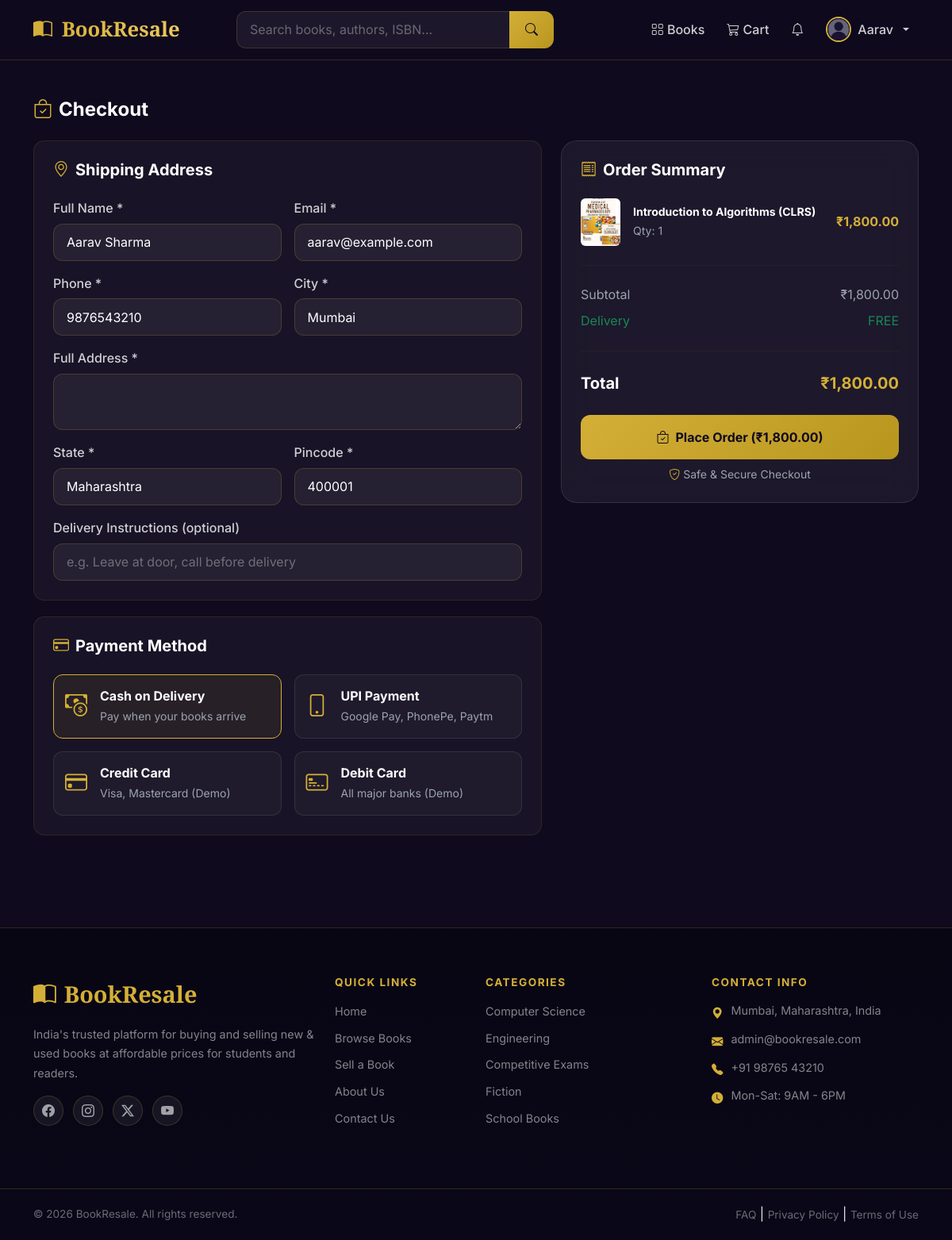
The app's page /pages/checkout.php?buy_now=2 (signed in) with its own data.
### tables this page shows
CREATE TABLE `users` (
  `id`            INT UNSIGNED AUTO_INCREMENT PRIMARY KEY,
  `name`          VARCHAR(100) NOT NULL,
  `email`         VARCHAR(150) NOT NULL UNIQUE,
  `password`      VARCHAR(255) NOT NULL,
  `phone`         VARCHAR(20) DEFAULT NULL,
  `address`       TEXT DEFAULT NULL,
  `city`          VARCHAR(100) DEFAULT NULL,
  `state`         VARCHAR(100) DEFAULT NULL,
  `pincode`       VARCHAR(10) DEFAULT NULL,
  `profile_photo` VARCHAR(255) DEFAULT 'default_user.png',
  `is_blocked`    TINYINT(1) DEFAULT 0,
  `reset_token`   VARCHAR(100) DEFAULT NULL,
  `reset_expires` DATETIME DEFAULT NULL,
  `created_at`    TIMESTAMP DEFAULT CURRENT_TIMESTAMP,
  `updated_at`    TIMESTAMP DEFAULT CURRENT_TIMESTAMP ON UPDATE CURRENT_TIMESTAMP
);

CREATE TABLE `books` (
  `id`               INT UNSIGNED AUTO_INCREMENT PRIMARY KEY,
  `seller_id`        INT UNSIGNED NOT NULL,
  `category_id`      INT UNSIGNED NOT NULL,
  `title`            VARCHAR(300) NOT NULL,
  `author`           VARCHAR(200) NOT NULL,
  `isbn`             VARCHAR(20) DEFAULT NULL,
  `publisher`        VARCHAR(200) DEFAULT NULL,
  `edition`          VARCHAR(50) DEFAULT NULL,
  `language`         VARCHAR(50) DEFAULT 'English',
  `pages`            SMALLINT UNSIGNED DEFAULT NULL,
  `condition_type`   ENUM('New','Like New','Good','Acceptable','Old') DEFAULT 'Good',
  `description`      TEXT DEFAULT NULL,
  `original_price`   DECIMAL(10,2) DEFAULT 0.00,
  `selling_price`    DECIMAL(10,2) NOT NULL,
  `is_negotiable`    TINYINT(1) DEFAULT 0,
  `quantity`         SMALLINT UNSIGNED DEFAULT 1,
  `views`            INT UNSIGNED DEFAULT 0,
  `status`           ENUM('pending','approved','rejected','sold') DEFAULT 'pending',
  `rejection_reason` TEXT DEFAULT NULL,
  `created_at`       TIMESTAMP DEFAULT CURRENT_TIMESTAMP,
  `updated_at`       TIMESTAMP DEFAULT CURRENT_TIMESTAMP ON UPDATE CURRENT_TIMESTAMP,
  FOREIGN KEY (`seller_id`)   REFERENCES `users`(`id`)       ON DELETE CASCADE,
  FOREIGN KEY (`category_id`) REFERENCES `categories`(`id`)  ON DELETE RESTRICT,
  INDEX idx_status (`status`),
  INDEX idx_category (`category_id`),
  INDEX idx_seller (`seller_id`)
);

### includes/auth.php (called while the page is built, shortened)
<?php
function isLoggedIn(): bool {
    return isset($_SESSION['user_id']) && isset($_SESSION['user_role']);
}
function getCurrentUser(mysqli $conn): ?array {
    $id = (int)$_SESSION['user_id'];
    $stmt = $conn->prepare("SELECT * FROM users WHERE id=? AND is_blocked=0");
    $stmt->bind_param('i', $id);
    $stmt->execute();
    return $stmt->get_result()->fetch_assoc();
}

### includes/functions.php (called while the page is built, shortened)
<?php
function sanitize(string $data): string {
    return htmlspecialchars(trim($data), ENT_QUOTES, 'UTF-8');
}
function formatPrice(float $amount): string {
    return CURRENCY . number_format($amount, 2);
}
function getBookImageUrl(?string $imageName): string {
    if (strpos($imageName, 'books/') === 0 || strpos($imageName, 'profiles/') === 0) {
        return UPLOAD_URL . $imageName;
    }
    return UPLOAD_URL . 'books/' . ltrim($imageName, '/');
}

### pages/checkout.php (the view, shortened to what this page needs)
<?php
require_once __DIR__ . '/../includes/functions.php';
require_once __DIR__ . '/../includes/auth.php';
$user = getCurrentUser($conn);
$buyNowId = (int)($_GET['buy_now'] ?? 0);
$cartItems = [];
if ($buyNowId) {
    $bStmt = $conn->prepare("SELECT b.*,(SELECT image_name FROM book_images WHERE book_id=b.id LIMIT 1) as img FROM books b WHERE b.id=? AND b.status='approved' AND b.quantity>0");
    $bStmt->bind_param('i',$buyNowId); $bStmt->execute();
    $bk = $bStmt->get_result()->fetch_assoc();
    if ($bk) $cartItems = [['id'=>0,'book_id'=>$bk['id'],'title'=>$bk['title'],'author'=>$bk['author'],'selling_price'=>$bk['selling_price'],'quantity'=>1,'img'=>$bk['img'],'stock'=>$bk['quantity'],'condition_type'=>$bk['condition_type']]];
}
$subtotal = array_sum(array_map(fn($i)=>$i['selling_price']*$i['quantity'],$cartItems));
$couponDiscount = !$buyNowId ? ($_SESSION['coupon_discount'] ?? 0) : 0;
$total = max(0, $subtotal - $couponDiscount);
require_once __DIR__ . '/../includes/header.php';
require_once __DIR__ . '/../includes/navbar.php';
?>
<div class="container py-5">
    <h4 class="text-white fw-bold mb-4"><i class="bi bi-bag-check me-2 text-gold"></i>Checkout</h4>
    <form method="POST" class="needs-validation" novalidate>
        <div class="row g-4">
            <div class="col-lg-7">
                <div class="checkout-step">
                    <h5 class="text-white fw-bold mb-4"><i class="bi bi-geo-alt me-2 text-gold"></i>Shipping Address</h5>
                    <div class="row g-3">
                        <div class="col-md-6"><label class="form-label">Full Name *</label><input type="text" name="shipping_name" class="form-control" required value="<?= sanitize($user['name'] ?? '') ?>"></div>
                        <div class="col-md-6"><label class="form-label">Email *</label><input type="email" name="shipping_email" class="form-control" required value="<?= sanitize($user['email'] ?? '') ?>"></div>
                        <div class="col-md-6"><label class="form-label">Phone *</label><input type="tel" name="shipping_phone" class="form-control" required value="<?= sanitize($user['phone'] ?? '') ?>"></div>
                        <div class="col-md-6"><label class="form-label">City *</label><input type="text" name="shipping_city" class="form-control" required value="<?= sanitize($user['city'] ?? '') ?>"></div>
                        <div class="col-12"><label class="form-label">Full Address *</label><textarea name="shipping_address" class="form-control" rows="2" required><?= sanitize($user['address'] ?? '') ?></textarea></div>
                        <div class="col-md-6"><label class="form-label">State *</label><input type="text" name="shipping_state" class="form-control" required value="<?= sanitize($user['state'] ?? '') ?>"></div>
                        <div class="col-md-6"><label class="form-label">Pincode *</label><input type="text" name="shipping_pincode" class="form-control" pattern="[0-9]{6}" required value="<?= sanitize($user['pincode'] ?? '') ?>"></div>
                        <div class="col-12"><label class="form-label">Delivery Instructions (optional)</label><input type="text" name="delivery_instructions" class="form-control" placeholder="e.g. Leave at door, call before delivery"></div>
                    </div>
                </div>
                <div class="checkout-step">
                    <h5 class="text-white fw-bold mb-4"><i class="bi bi-credit-card me-2 text-gold"></i>Payment Method</h5>
                    <div class="row g-3">
                        <?php $methods=[['cod','bi-cash-coin','Cash on Delivery','Pay when your books arrive'],['upi','bi-phone','UPI Payment','Google Pay, PhonePe, Paytm'],['credit_card','bi-credit-card','Credit Card','Visa, Mastercard (Demo)'],['debit_card','bi-credit-card-2-front','Debit Card','All major banks (Demo)']]; ?>
                        <?php foreach ($methods as $i=>[$val,$icon,$label,$sub]): ?>
                        <div class="col-md-6">
                            <label class="payment-method-card w-100 <?= $i===0?'selected':'' ?>" onclick="selectPayment(this,'<?= $val ?>')">
                                <div class="d-flex align-items-center gap-3">
                                    <i class="bi <?= $icon ?> fs-3 text-gold"></i>
                                    <div>
                                        <div class="text-white fw-bold"><?= $label ?></div>
                                        <small class="text-muted"><?= $sub ?></small>
                                    </div>
                                </div>
                            </label>
                        </div>
                        <?php endforeach; ?>
                    </div>
                </div>
            </div>
            <div class="col-lg-5">
                <div class="glass-card p-4 position-sticky" style="top:90px;">
                    <h5 class="text-white fw-bold mb-4"><i class="bi bi-receipt me-2 text-gold"></i>Order Summary</h5>
                    <?php foreach ($cartItems as $item):
                        $imgUrl = getBookImageUrl($item['img']); ?>
                    <div class="d-flex gap-3 mb-3 align-items-center">
                        <img src="<?= $imgUrl ?>" style="width:50px;height:60px;object-fit:cover;border-radius:6px;" onerror="this.src='<?= UPLOAD_URL ?>default_book.png'">
                        <div class="flex-grow-1">
                            <div class="text-white small fw-bold"><?= sanitize($item['title']) ?></div>
                            <small class="text-muted">Qty: <?= $item['quantity'] ?></small>
                        </div>
                        <span class="text-gold fw-bold"><?= formatPrice($item['selling_price']*$item['quantity']) ?></span>
                    </div>
                    <?php endforeach; ?>
                    <hr class="divider">
                    <div class="d-flex justify-content-between text-muted mb-2"><span>Subtotal</span><span><?= formatPrice($subtotal) ?></span></div>
                    <div class="d-flex justify-content-between text-success mb-2"><span>Delivery</span><span>FREE</span></div>
                    <hr class="divider">
                    <div class="d-flex justify-content-between mb-4"><span class="text-white fw-bold fs-5">Total</span><span class="text-gold fw-bold fs-5"><?= formatPrice($total) ?></span></div>
                    <button type="submit" class="btn btn-gold w-100 py-3 fw-bold fs-6"><i class="bi bi-bag-check me-2"></i>Place Order (<?= formatPrice($total) ?>)</button>
                    <p class="text-muted small text-center mt-2 mb-0"><i class="bi bi-shield-check me-1 text-gold"></i>Safe & Secure Checkout</p>
                </div>
            </div>
        </div>
    </form>
</div>
<?php require_once __DIR__ . '/../includes/footer.php'; ?>

### assets/css/style.css (style rules this page uses)
:root { --primary: #0f0a1e; --primary-light: #1a1233; --secondary: #1e1442; --gold: #d4af37; --gold-light: #f0cc60; --gold-dark: #b8961e; --accent: #7c3aed; --accent-light: #9f63f5; --white: #ffffff; --light: #f8f9ff; --gray: #9ca3af; --gray-light: #f3f4f6; --success: #10b981; --danger: #ef4444; --warning: #f59e0b; --info: #3b82f6; --border: rgba(212, 175, 55, 0.2); --card-bg: rgba(255,255,255,0.04); --glass: rgba(255,255,255,0.08); --shadow: 0 4px 24px rgba(0,0,0,0.3); --shadow-gold: 0 4px 20px rgba(212,175,55,0.25); --transition: all 0.3s cubic-bezier(0.4,0,0.2,1); --radius: 12px; --radius-lg: 20px; --font-body: 'Inter', sans-serif; --font-heading: 'Playfair Display', serif; }
*, *::before, *::after { box-sizing: border-box; margin: 0; padding: 0; }
html { scroll-behavior: smooth; }
body { font-family: var(--font-body); background: #0f0a1e; color: #e2e8f0; min-height: 100vh; overflow-x: hidden; line-height: 1.6; }
h4, h5, h6 { font-family: var(--font-body); font-weight: 700; }
.text-gold { color: var(--gold) !important; }
.btn-gold { background: linear-gradient(135deg, var(--gold), var(--gold-dark)); color: var(--primary); border: none; font-weight: 700; border-radius: var(--radius); transition: var(--transition); padding: 0.5rem 1.25rem; }
.glass-card { background: rgba(255,255,255,0.06); border: 1px solid rgba(255,255,255,0.1); border-radius: var(--radius-lg); backdrop-filter: blur(20px); }
.form-control, .form-select { background: rgba(255,255,255,0.06); border: 1px solid var(--border); color: white; border-radius: var(--radius); padding: 0.65rem 1rem; transition: var(--transition); }
.form-control::placeholder { color: rgba(255,255,255,0.35); }
.form-label { color: rgba(255,255,255,0.8); font-weight: 500; margin-bottom: 0.4rem; }
.checkout-step { background: var(--card-bg); border: 1px solid var(--border); border-radius: var(--radius-lg); padding: 1.5rem; margin-bottom: 1.5rem; }
.payment-method-card { border: 2px solid var(--border); border-radius: var(--radius); padding: 1rem; cursor: pointer; transition: var(--transition); background: transparent; }
.payment-method-card.selected { border-color: var(--gold); background: rgba(212,175,55,0.08); }
.divider { border: none; border-top: 1px solid var(--border); margin: 1.5rem 0; }
.text-muted { color: var(--gray) !important; }
.checkout-step { background: rgba(255,255,255,0.04); border: 1px solid rgba(212,175,55,0.12); border-radius: 14px; padding: 24px; margin-bottom: 20px; }
.payment-method-card { background: rgba(255,255,255,0.03); border: 1.5px solid rgba(255,255,255,0.1); border-radius: 12px; padding: 14px; cursor: pointer; transition: all 0.25s; }
.payment-method-card.selected { border-color: #d4af37; background: rgba(212,175,55,0.08); }

### records on screen
users: shipping_name "Aarav Sharma", shipping_email "aarav@example.com", shipping_phone "9876543210", shipping_city "Mumbai", shipping_state "Maharashtra", shipping_pincode "400001"
books: title "Introduction to Algorithms (CLRS)", quantity "1", formatPrice($item['selling_price']*$item['quantity']) "₹1,800.00", formatPrice($subtotal) "₹1,800.00", formatPrice($total) "₹1,800.00"

### other values on screen
SITE_NAME "BookResale"
explode(' ', $_SESSION['user_name'])[0] "Aarav"
$label "Cash on Delivery"
$sub "Pay when your books arrive"
$label "UPI Payment"
$sub "Google Pay, PhonePe, Paytm"
$label "Credit Card"
$sub "Visa, Mastercard (Demo)"
$label "Debit Card"
$sub "All major banks (Demo)"
